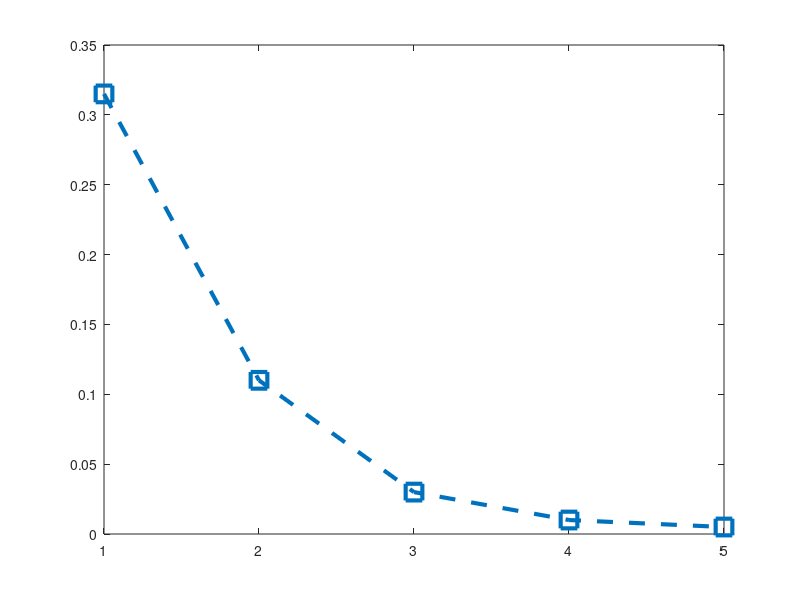

Source code (MATLAB): (Note: this script raises an error after producing the figure.)
%% Plot saved results
load('data_exp5_C_Poly.mat');
th = 1;
aux = squeeze(Scores);
scores_C_poly = squeeze(sum(squeeze(Scores) ==th,1))/nG;
scores_C_poly(1,:) = [];
load('data_exp5_C_mrf.mat');
scores_C_MRF = squeeze(sum(squeeze(Scores) ==th,1))/nG;
x_data = 1:H;
mrkt = {'s--','s-','*--','*-','^--','^-','s-','s-'};
models = {'GSt-nH','GSt-Rw-nH','GSt','GSt-Rw','GSt-Rw-Fact','LVGL'};
i = 1;
figure('Position',[100,100,750,550])
for m = [3,5,6]
    plot(x_data,scores_C_poly(:,m),mrkt{i},'MarkerSize',12,'LineWidth',3);
    lgnd{i} = [replace(models{m},' ','-') ', C_{poly}'];
    i = i+1;
    hold on
    plot(x_data,scores_C_MRF(:,m),mrkt{i},'MarkerSize',12,'LineWidth',3);
    lgnd{i} = [replace(models{m},' ','-') ', C_{MRF}'];
    i = i+1;
    hold on
end
legend(lgnd,'FontSize',11,'FontWeight','bold')
xlabel('(a) Number of hidden variables','FontSize',17,'FontWeight','bold')
ylabel('Ratio of recovered graphs','FontSize',17,'FontWeight','bold')
set(gca,'xtick',1:5)
ax = gca;
ax.FontSize = 17;
grid on

%% Run Script
clear all;
close all;
%addpath('utils')
%addpath('optim')
addpath('../../../stationarity/utils');
addpath('../../../stationarity/optim');
%rng(23)

N = 20;
Obs = 19;

g_type = 'ER';
rm_node = 'min';
verbose = false;

prms.N = N;
prms.M = 1;
prms.p = 0.2;%ER
prms.m = 1;%BA
prms.m0 = 1;%BA
prms.K = 4; %SW
prms.beta = 0.3;%SW
prms.connected = true; %RBF
prms.norm_noise = true;
prms.norm_L = false;
prms.sigma = 0;

Taps = 5;
Samples = 1e6;
Ctypes = {'Cmrf','Cpoly'};
noise = false;
max_iter = 5;
nG = 32;
H = 5;

models = {'GSt','GSt-Rw-Fact','LVGL'};
Scores = zeros(nG,numel(Ctypes),H,numel(models));

opt_val = zeros(nG,1);
tic
parfor g = 1:nG
    disp(['Graph: ' num2str(g)]);
    %generate graph
    [S, L] = generate_graph(g_type,prms);
    Scores_g = zeros(numel(Ctypes),H,numel(models));
    C_prms = struct('N',N,'Taps',Taps,'noise',noise,'Samples',Samples); 
    for ct = 1:numel(Ctypes)
        C_prms.Ctype = Ctypes{ct};
        C = generate_C(S,C_prms);
        for h = 1:H
            %disp(['      Hidden: ' num2str(h)]);
            O = N-h;
            %select hidden nodes
            [s_n, s_h] = select_hidden_nodes(rm_node, O, L, C);
            %get observed A,C,X
            Co = C(s_n,s_n);
            So = S(s_n,s_n);
            for m = 1:numel(models)
                model = models{m};
                %disp(['        Model: ' model]);
                %estimate graph
                reg = get_reg(g_type,Ctypes{ct},model,max_iter);
                reg.H = h;
                [S_hat,out] = estimate_graph(model,Co,reg,verbose);
                %Scores(g,s,k,h+1,m+1) = out.scr;
                %binarize S_hat
                S_hat_bin = mbinarize(S_hat,2);
                %compute fscore 
                [~,~,Scores_g(ct,h,m),~,~] = graph_learning_perf_eval(So,S_hat_bin);   
            end
        end
    end
    Scores(g,:,:,:) = Scores_g;
end
disp([num2str(toc/60) 'min']);
%%
th = 1;
scores_C_MRF = squeeze(sum(squeeze(Scores(:,1,:,:))==th,1))/nG;
scores_C_poly = squeeze(sum(squeeze(Scores(:,2,:,:))==th,1))/nG;
x_data = 1:H;
mrkt = {'s--','s-','*--','*-','^--','^-','s-','s-'};
%models = {'GSt-nH','GSt-Rw-nH','GSt','GSt-Rw','GSt-Rw-Fact','LVGL'};
i = 1;
figure('Position',[100,100,750,550])
for m = 1:numel(models)
    plot(x_data,scores_C_poly(:,m),mrkt{i},'MarkerSize',12,'LineWidth',3);
    lgnd{i} = [replace(models{m},' ','-') ', C_{poly}'];
    i = i+1;
    hold on
    plot(x_data,scores_C_MRF(:,m),mrkt{i},'MarkerSize',12,'LineWidth',3);
    lgnd{i} = [replace(models{m},' ','-') ', C_{MRF}'];
    i = i+1;
    hold on
end
legend(lgnd,'FontSize',11,'FontWeight','bold')
xlabel('(a) Number of hidden variables','FontSize',17,'FontWeight','bold')
ylabel('Ratio of recovered graphs','FontSize',17,'FontWeight','bold')
set(gca,'xtick',1:5)
ax = gca;
ax.FontSize = 17;
grid on
